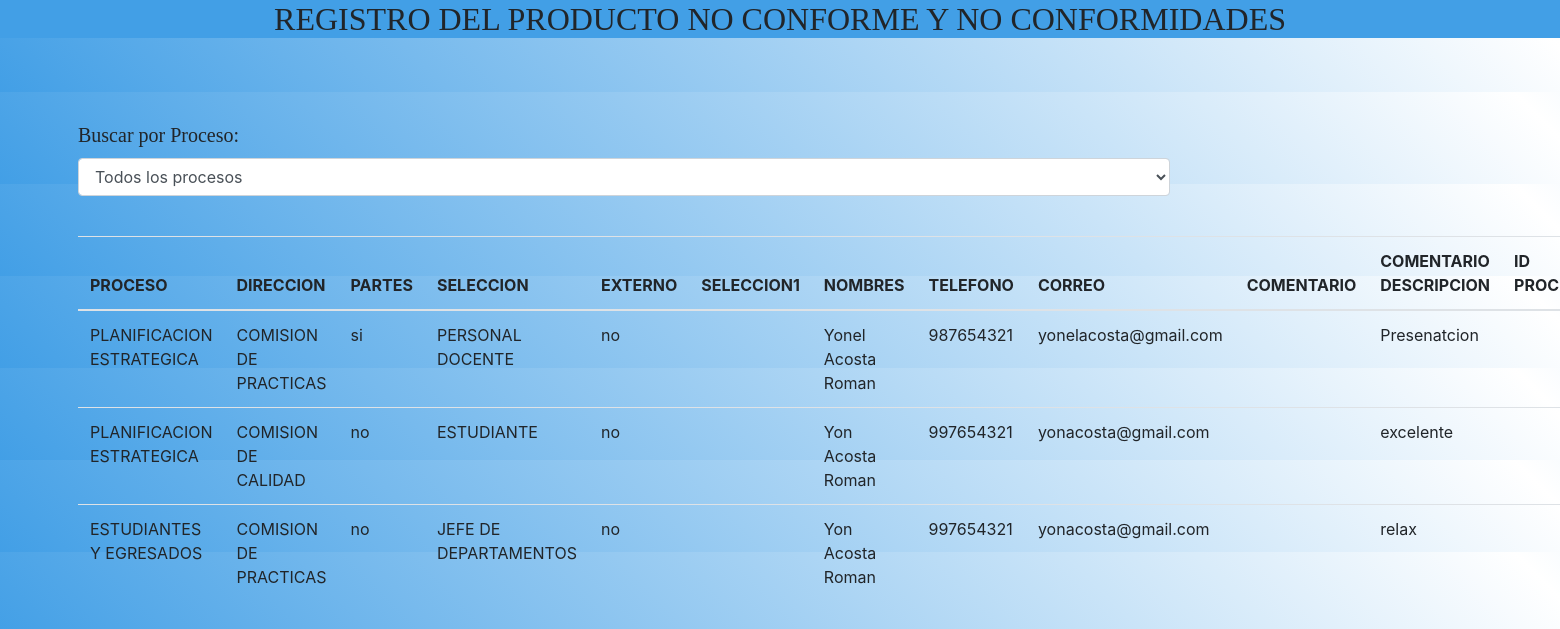
/carpeta4.php, run on the app's committed database.
### tables this page shows
CREATE TABLE `inicio3` (
  `id` int(11) NOT NULL,
  `proceso` varchar(255) DEFAULT NULL,
  `direccion` varchar(255) DEFAULT NULL,
  `parte` varchar(255) DEFAULT NULL,
  `seleccion` varchar(255) DEFAULT NULL,
  `externo` varchar(255) DEFAULT NULL,
  `cargo` varchar(255) DEFAULT NULL,
  `nombres` varchar(255) DEFAULT NULL,
  `telefono` varchar(255) DEFAULT NULL,
  `correo` varchar(255) DEFAULT NULL,
  `clasificacion` varchar(255) DEFAULT NULL,
  `comentario_descripcion` text
);

### carpeta4.php (the view, shortened to what this page needs)
<?php
$servername = "localhost";
$username = "root";
$password = "";
$dbname = "usuarios";
$conn = new mysqli($servername, $username, $password, $dbname);
$consulta = "SELECT * FROM inicio3";
$resultado = $conn->query($consulta);
?>
<!DOCTYPE html>
<html>
<head>
    <link rel="stylesheet" href="https://stackpath.bootstrapcdn.com/bootstrap/4.5.2/css/bootstrap.min.css">
</head>
<body>
    <div style="background-color: #429fe6;">
        <h2 style="text-align: center; font-family: georgia; top:10px;">REGISTRO DEL PRODUCTO NO CONFORME Y NO CONFORMIDADES</h2>
    </div>
    <div
        style="position: absolute; top: 40%; left: 40%; transform: translate(-50%, -50%); background-color: tranparent; height: 50%; width: 70%; margin: 0, 30, 0, 0;"
        class="principal">
        <div class="form-group">
            <label style="font-family: georgia; font-size: 20px; " for="proceso">Buscar por Proceso:</label>
            <select class="form-control" id="proceso" onchange="filterByProceso()">
                <option style="width: 50px;" value="">Todos los procesos</option>
            </select>
        </div>
        <br>
        <table class="table"  id="tabla-registros">
            <thead>
                <tr>
                    <th>PROCESO</th>
                    <th>DIRECCION</th>
                    <th>PARTES</th>
                    <th>SELECCION</th>
                    <th>EXTERNO</th>
                    <th>SELECCION1</th>
                    <th>NOMBRES</th>
                    <th>TELEFONO</th>
                    <th>CORREO</th>
                    <th>COMENTARIO</th>
                    <th>COMENTARIO DESCRIPCION</th>
                    <th>ID PROCESO</th>
                </tr>
            </thead>
            <tbody>
                <?php
                if ($resultado->num_rows > 0) {
                    while ($row = $resultado->fetch_assoc()) {
                        echo "<tr>";
                        echo "<td>" . $row["proceso"] . "</td>";
                        echo "<td>" . $row["direccion"] . "</td>";
                        echo "<td>" . $row["parte"] . "</td>";
                        echo "<td>" . $row["seleccion"] . "</td>";
                        echo "<td>" . $row["externo"] . "</td>";
                        echo "<td>" . $row["seleccion1"] . "</td>";
                        echo "<td>" . $row["nombres"] . "</td>";
                        echo "<td>" . $row["telefono"] . "</td>";
                        echo "<td>" . $row["correo"] . "</td>";
                        echo "<td>" . $row["comentario"] . "</td>";
                        echo "<td>" . $row["comentario_descripcion"] . "</td>";
                        echo "<td>" . $row["idproceso"] . "</td>";
                        echo "</tr>";
                    }
                } else {
                    echo "<tr><td colspan='12'>No se encontraron registros</td></tr>";
                }
                ?>
            </tbody>
        </table>
    </div>
</body>
</html>

### carpeta4.php (style rules this page uses)
body { background-color: #429fe6; background-image: linear-gradient(45deg, #429fe6, #ffffff, #429fe6); background-size: 200% 200%; animation: gradientAnimation 10s ease infinite; }

### data on the page
inicio3: proceso "PLANIFICACION ESTRATEGICA", direccion "COMISION DE PRACTICAS", parte "si", seleccion "PERSONAL DOCENTE", externo "no", nombres "Yonel Acosta Roman", telefono "987654321", correo "yonelacosta@gmail.com", comentario_descripcion "Presenatcion"
inicio3: proceso "PLANIFICACION ESTRATEGICA", direccion "COMISION DE CALIDAD", parte "no", seleccion "ESTUDIANTE", externo "no", nombres "Yon Acosta Roman", telefono "997654321", correo "yonacosta@gmail.com", comentario_descripcion "excelente"
inicio3: proceso "ESTUDIANTES Y EGRESADOS", direccion "COMISION DE PRACTICAS", parte "no", seleccion "JEFE DE DEPARTAMENTOS", externo "no", nombres "Yon Acosta Roman", telefono "997654321", correo "yonacosta@gmail.com", comentario_descripcion "relax"
